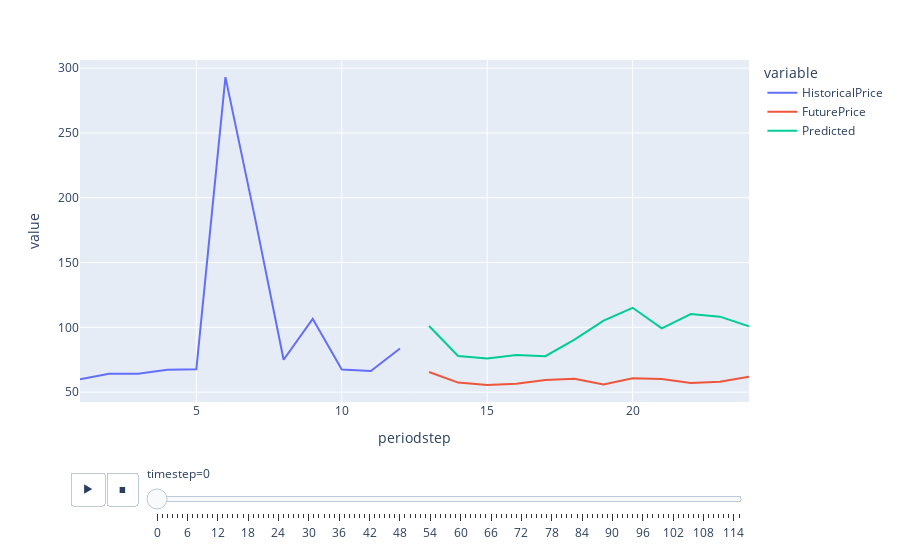

Notebook code cell kept with this figure:
### Code cell
import plotly.express as px

fig = px.line(ddf, x="periodstep", y=["HistoricalPrice", "FuturePrice", "Predicted"], animation_frame="timestep")
# fig.update_layout(height=700)  
fig.show()

### Figure 1 — Plotly figure (JSON) as saved in the notebook; plotly's stock layout.template omitted (floating-point values rounded to 4 significant figures)
{"data": [{"hovertemplate": "variable=HistoricalPrice<br>timestep=0<br>periodstep=%{x}<br>value=%{y}<extra></extra>", "legendgroup": "HistoricalPrice", "line": {"color": "#636efa", "dash": "solid"}, "marker": {"symbol": "circle"}, "mode": "lines", "name": "HistoricalPrice", "orientation": "v", "showlegend": true, "type": "scatter", "x": [1, 2, 3, 4, 5, 6, 7, 8, 9, 10, 11, 12, 13, 14, 15, 16, 17, 18, 19, 20, 21, 22, 23, 24], "xaxis": "x", "y": [59.91, 64.2, 64.15, 67.2, 67.58, 293.1, 186.2, 75, 106.6, 67.44, 66.31, 83.71, null, null, null, null, null, null, null, null, null, null, null, null], "yaxis": "y"}, {"hovertemplate": "variable=FuturePrice<br>timestep=0<br>periodstep=%{x}<br>value=%{y}<extra></extra>", "legendgroup": "FuturePrice", "line": {"color": "#EF553B", "dash": "solid"}, "marker": {"symbol": "circle"}, "mode": "lines", "name": "FuturePrice", "orientation": "v", "showlegend": true, "type": "scatter", "x": [1, 2, 3, 4, 5, 6, 7, 8, 9, 10, 11, 12, 13, 14, 15, 16, 17, 18, 19, 20, 21, 22, 23, 24], "xaxis": "x", "y": [null, null, null, null, null, null, null, null, null, null, null, null, 65.51, 57.34, 55.57, 56.42, 59.36, 60.26, 55.97, 60.71, 60.15, 57.11, 58.05, 61.79], "yaxis": "y"}, {"hovertemplate": "variable=Predicted<br>timestep=0<br>periodstep=%{x}<br>value=%{y}<extra></extra>", "legendgroup": "Predicted", "line": {"color": "#00cc96", "dash": "solid"}, "marker": {"symbol": "circle"}, "mode": "lines", "name": "Predicted", "orientation": "v", "showlegend": true, "type": "scatter", "x": [1, 2, 3, 4, 5, 6, 7, 8, 9, 10, 11, 12, 13, 14, 15, 16, 17, 18, 19, 20, 21, 22, 23, 24], "xaxis": "x", "y": [null, null, null, null, null, null, null, null, null, null, null, null, 101.0, 77.83, 76.0, 78.61, 77.77, 90.57, 105.2, 115.1, 99.14, 110.2, 108.2, 100.8], "yaxis": "y"}], "layout": {"legend": {"title": {"text": "variable"}, "tracegroupgap": 0}, "margin": {"t": 60}, "sliders": [{"active": 0, "currentvalue": {"prefix": "timestep="}, "len": 0.9, "pad": {"b": 10, "t": 60}, "steps": [{"args": [["0"], {"frame": {"duration": 0, "redraw": false}, "fromcurrent": true, "mode": "immediate", "transition": {"duration": 0, "easing": "linear"}}], "label": "0", "method": "animate"}, {"args": [["1"], {"frame": {"duration": 0, "redraw": false}, "fromcurrent": true, "mode": "immediate", "transition": {"duration": 0, "easing": "linear"}}], "label": "1", "method": "animate"}, {"args": [["2"], {"frame": {"duration": 0, "redraw": false}, "fromcurrent": true, "mode": "immediate", "transition": {"duration": 0, "easing": "linear"}}], "label": "2", "method": "animate"}, {"args": [["3"], {"frame": {"duration": 0, "redraw": false}, "fromcurrent": true, "mode": "immediate", "transition": {"duration": 0, "easing": "linear"}}], "label": "3", "method": "animate"}, {"args": [["4"], {"frame": {"duration": 0, "redraw": false}, "fromcurrent": true, "mode": "immediate", "transition": {"duration": 0, "easing": "linear"}}], "label": "4", "method": "animate"}, {"args": [["5"], {"frame": {"duration": 0, "redraw": false}, "fromcurrent": true, "mode": "immediate", "transition": {"duration": 0, "easing": "linear"}}], "label": "5", "method": "animate"}, {"args": [["6"], {"frame": {"duration": 0, "redraw": false}, "fromcurrent": true, "mode": "immediate", "transition": {"duration": 0, "easing": "linear"}}], "label": "6", "method": "animate"}, {"args": [["7"], {"frame": {"duration": 0, "redraw": false}, "fromcurrent": true, "mode": "immediate", "transition": {"duration": 0, "easing": "linear"}}], "label": "7", "method": "animate"}, {"args": [["8"], {"frame": {"duration": 0, "redraw": false}, "fromcurrent": true, "mode": "immediate", "transition": {"duration": 0, "easing": "linear"}}], "label": "8", "method": "animate"}, {"args": [["9"], {"frame": {"duration": 0, "redraw": false}, "fromcurrent": true, "mode": "immediate", "transition": {"duration": 0, "easing": "linear"}}], "label": "9", "method": "animate"}, {"args": [["10"], {"frame": {"duration": 0, "redraw": false}, "fromcurrent": true, "mode": "immediate", "transition": {"duration": 0, "easing": "linear"}}], "label": "10", "method": "animate"}, {"args": [["11"], {"frame": {"duration": 0, "redraw": false}, "fromcurrent": true, "mode": "immediate", "transition": {"duration": 0, "easing": "linear"}}], "label": "11", "method": "animate"}, {"args": [["12"], {"frame": {"duration": 0, "redraw": false}, "fromcurrent": true, "mode": "immediate", "transition": {"duration": 0, "easing": "linear"}}], "label": "12", "method": "animate"}, {"args": [["13"], {"frame": {"duration": 0, "redraw": false}, "fromcurrent": true, "mode": "immediate", "transition": {"duration": 0, "easing": "linear"}}], "label": "13", "method": "animate"}, {"args": [["14"], {"frame": {"duration": 0, "redraw": false}, "fromcurrent": true, "mode": "immediate", "transition": {"duration": 0, "easing": "linear"}}], "label": "14", "method": "animate"}, {"args": [["15"], {"frame": {"duration": 0, "redraw": false}, "fromcurrent": true, "mode": "immediate", "transition": {"duration": 0, "easing": "linear"}}], "label": "15", "method": "animate"}, {"args": [["16"], {"frame": {"duration": 0, "redraw": false}, "fromcurrent": true, "mode": "immediate", "transition": {"duration": 0, "easing": "linear"}}], "label": "16", "method": "animate"}, {"args": [["17"], {"frame": {"duration": 0, "redraw": false}, "fromcurrent": true, "mode": "immediate", "transition": {"duration": 0, "easing": "linear"}}], "label": "17", "method": "animate"}, {"args": [["18"], {"frame": {"duration": 0, "redraw": false}, "fromcurrent": true, "mode": "immediate", "transition": {"duration": 0, "easing": "linear"}}], "label": "18", "method": "animate"}, {"args": [["19"], {"frame": {"duration": 0, "redraw": false}, "fromcurrent": true, "mode": "immediate", "transition": {"duration": 0, "easing": "linear"}}], "label": "19", "method": "animate"}, {"args": [["20"], {"frame": {"duration": 0, "redraw": false}, "fromcurrent": true, "mode": "immediate", "transition": {"duration": 0, "easing": "linear"}}], "label": "20", "method": "animate"}, {"args": [["21"], {"frame": {"duration": 0, "redraw": false}, "fromcurrent": true, "mode": "immediate", "transition": {"duration": 0, "easing": "linear"}}], "label": "21", "method": "animate"}, {"args": [["22"], {"frame": {"duration": 0, "redraw": false}, "fromcurrent": true, "mode": "immediate", "transition": {"duration": 0, "easing": "linear"}}], "label": "22", "method": "animate"}, {"args": [["23"], {"frame": {"duration": 0, "redraw": false}, "fromcurrent": true, "mode": "immediate", "transition": {"duration": 0, "easing": "linear"}}], "label": "23", "method": "animate"}, {"args": [["24"], {"frame": {"duration": 0, "redraw": false}, "fromcurrent": true, "mode": "immediate", "transition": {"duration": 0, "easing": "linear"}}], "label": "24", "method": "animate"}, {"args": [["25"], {"frame": {"duration": 0, "redraw": false}, "fromcurrent": true, "mode": "immediate", "transition": {"duration": 0, "easing": "linear"}}], "label": "25", "method": "animate"}, {"args": [["26"], {"frame": {"duration": 0, "redraw": false}, "fromcurrent": true, "mode": "immediate", "transition": {"duration": 0, "easing": "linear"}}], "label": "26", "method": "animate"}, {"args": [["27"], {"frame": {"duration": 0, "redraw": false}, "fromcurrent": true, "mode": "immediate", "transition": {"duration": 0, "easing": "linear"}}], "label": "27", "method": "animate"}, {"args": [["28"], {"frame": {"duration": 0, "redraw": false}, "fromcurrent": true, "mode": "immediate", "transition": {"duration": 0, "easing": "linear"}}], "label": "28", "method": "animate"}, {"args": [["29"], {"frame": {"duration": 0, "redraw": false}, "fromcurrent": true, "mode": "immediate", "transition": {"duration": 0, "easing": "linear"}}], "label": "29", "method": "animate"}, {"args": [["30"], {"frame": {"duration": 0, "redraw": false}, "fromcurrent": true, "mode": "immediate", "transition": {"duration": 0, "easing": "linear"}}], "label": "30", "method": "animate"}, {"args": [["31"], {"frame": {"duration": 0, "redraw": false}, "fromcurrent": true, "mode": "immediate", "transition": {"duration": 0, "easing": "linear"}}], "label": "31", "method": "animate"}, {"args": [["32"], {"frame": {"duration": 0, "redraw": false}, "fromcurrent": true, "mode": "immediate", "transition": {"duration": 0, "easing": "linear"}}], "label": "32", "method": "animate"}, {"args": [["33"], {"frame": {"duration": 0, "redraw": false}, "fromcurrent": true, "mode": "immediate", "transition": {"duration": 0, "easing": "linear"}}], "label": "33", "method": "animate"}, {"args": [["34"], {"frame": {"duration": 0, "redraw": false}, "fromcurrent": true, "mode": "immediate", "transition": {"duration": 0, "easing": "linear"}}], "label": "34", "method": "animate"}, {"args": [["35"], {"frame": {"duration": 0, "redraw": false}, "fromcurrent": true, "mode": "immediate", "transition": {"duration": 0, "easing": "linear"}}], "label": "35", "method": "animate"}, {"args": [["36"], {"frame": {"duration": 0, "redraw": false}, "fromcurrent": true, "mode": "immediate", "transition": {"duration": 0, "easing": "linear"}}], "label": "36", "method": "animate"}, {"args": [["37"], {"frame": {"duration": 0, "redraw": false}, "fromcurrent": true, "mode": "immediate", "transition": {"duration": 0, "easing": "linear"}}], "label": "37", "method": "animate"}, {"args": [["38"], {"frame": {"duration": 0, "redraw": false}, "fromcurrent": true, "mode": "immediate", "transition": {"duration": 0, "easing": "linear"}}], "label": "38", "method": "animate"}, {"args": [["39"], {"frame": {"duration": 0, "redraw": false}, "fromcurrent": true, "mode": "immediate", "transition": {"duration": 0, "easing": "linear"}}], "label": "39", "method": "animate"}, {"args": [["40"], {"frame": {"duration": 0, "redraw": false}, "fromcurrent": true, "mode": "immediate", "transition": {"duration": 0, "easing": "linear"}}], "label": "40", "method": "animate"}, {"args": [["41"], {"frame": {"duration": 0, "redraw": false}, "fromcurrent": true, "mode": "immediate", "transition": {"duration": 0, "easing": "linear"}}], "label": "41", "method": "animate"}, {"args": [["42"], {"frame": {"duration": 0, "redraw": false}, "fromcurrent": true, "mode": "immediate", "transition": {"duration": 0, "easing": "linear"}}], "label": "42", "method": "animate"}, {"args": [["43"], {"frame": {"duration": 0, "redraw": false}, "fromcurrent": true, "mode": "immediate", "transition": {"duration": 0, "easing": "linear"}}], "label": "43", "method": "animate"}, {"args": [["44"], {"frame": {"duration": 0, "redraw": false}, "fromcurrent": true, "mode": "immediate", "transition": {"duration": 0, "easing": "linear"}}], "label": "44", "method": "animate"}, {"args": [["45"], {"frame": {"duration": 0, "redraw": false}, "fromcurrent": true, "mode": "immediate", "transition": {"duration": 0, "easing": "linear"}}], "label": "45", "method": "animate"}, {"args": [["46"], {"frame": {"duration": 0, "redraw": false}, "fromcurrent": true, "mode": "immediate", "transition": {"duration": 0, "easing": "linear"}}], "label": "46", "method": "animate"}, {"args": [["47"], {"frame": {"duration": 0, "redraw": false}, "fromcurrent": true, "mode": "immediate", "transition": {"duration": 0, "easing": "linear"}}], "label": "47", "method": "animate"}, {"args": [["48"], {"frame": {"duration": 0, "redraw": false}, "fromcurrent": true, "mode": "immediate", "transition": {"duration": 0, "easing": "linear"}}], "label": "48", "method": "animate"}, {"args": [["49"], {"frame": {"duration": 0, "redraw": false}, "fromcurrent": true, "mode": "immediate", "transition": {"duration": 0, "easing": "linear"}}], "label": "49", "method": "animate"}, {"args": [["50"], {"frame": {"duration": 0, "redraw": false}, "fromcurrent": true, "mode": "immediate", "transition": {"duration": 0, "easing": "linear"}}], "label": "50", "method": "animate"}, {"args": [["51"], {"frame": {"duration": 0, "redraw": false}, "fromcurrent": true, "mode": "immediate", "transition": {"duration": 0, "easing": "linear"}}], "label": "51", "method": "animate"}, {"args": [["52"], {"frame": {"duration": 0, "redraw": false}, "fromcurrent": true, "mode": "immediate", "transition": {"duration": 0, "easing": "linear"}}], "label": "52", "method": "animate"}, {"args": [["53"], {"frame": {"duration": 0, "redraw": false}, "fromcurrent": true, "mode": "immediate", "transition": {"duration": 0, "easing": "linear"}}], "label": "53", "method": "animate"}, {"args": [["54"], {"frame": {"duration": 0, "redraw": false}, "fromcurrent": true, "mode": "immediate", "transition": {"duration": 0, "easing": "linear"}}], "label": "54", "method": "animate"}, {"args": [["55"], {"frame": {"duration": 0, "redraw": false}, "fromcurrent": true, "mode": "immediate", "transition": {"duration": 0, "easing": "linear"}}], "label": "55", "method": "animate"}, {"args": [["56"], {"frame": {"duration": 0, "redraw": false}, "fromcurrent": true, "mode": "immediate", "transition": {"duration": 0, "easing": "linear"}}], "label": "56", "method": "animate"}, {"args": [["57"], {"frame": {"duration": 0, "redraw": false}, "fromcurrent": true, "mode": "immediate", "transition": {"duration": 0, "easing": "linear"}}], "label": "57", "method": "animate"}, {"args": [["58"], {"frame": {"duration": 0, "redraw": false}, "fromcurrent": true, "mode": "immediate", "transition": {"duration": 0, "easing": "linear"}}], "label": "58", "method": "animate"}, {"args": [["59"], {"frame": {"duration": 0, "redraw": false}, "fromcurrent": true, "mode": "immediate", "transition": {"duration": 0, "easing": "linear"}}], "label": "59", "method": "animate"}, {"args": [["60"], {"frame": {"duration": 0, "redraw": false}, "fromcurrent": true, "mode": "immediate", "transition": {"duration": 0, "easing": "linear"}}], "label": "60", "method": "animate"}, {"args": [["61"], {"frame": {"duration": 0, "redraw": false}, "fromcurrent": true, "mode": "immediate", "transition": {"duration": 0, "easing": "linear"}}], "label": "61", "method": "animate"}, {"args": [["62"], {"frame": {"duration": 0, "redraw": false}, "fromcurrent": true, "mode": "immediate", "transition": {"duration": 0, "easing": "linear"}}], "label": "62", "method": "animate"}, {"args": [["63"], {"frame": {"duration": 0, "redraw": false}, "fromcurrent": true, "mode": "immediate", "transition": {"duration": 0, "easing": "linear"}}], "label": "63", "method": "animate"}, {"args": [["64"], {"frame": {"duration": 0, "redraw": false}, "fromcurrent": true, "mode": "immediate", "transition": {"duration": 0, "easing": "linear"}}], "label": "64", "method": "animate"}, {"args": [["65"], {"frame": {"duration": 0, "redraw": false}, "fromcurrent": true, "mode": "immediate", "transition": {"duration": 0, "easing": "linear"}}], "label": "65", "method": "animate"}, {"args": [["66"], {"frame": {"duration": 0, "redraw": false}, "fromcurrent": true, "mode": "immediate", "transition": {"duration": 0, "easing": "linear"}}], "label": "66", "method": "animate"}, {"args": [["67"], {"frame": {"duration": 0, "redraw": false}, "fromcurrent": true, "mode": "immediate", "transition": {"duration": 0, "easing": "linear"}}], "label": "67", "method": "animate"}, {"args": [["68"], {"frame": {"duration": 0, "redraw": false}, "fromcurrent": true, "mode": "immediate", "transition": {"duration": 0, "easing": "linear"}}], "label": "68", "method": "animate"}, {"args": [["69"], {"frame": {"duration": 0, "redraw": false}, "fromcurrent": true, "mode": "immediate", "transition": {"duration": 0, "easing": "linear"}}], "label": "69", "method": "animate"}, {"args": [["70"], {"frame": {"duration": 0, "redraw": false}, "fromcurrent": true, "mode": "immediate", "transition": {"duration": 0, "easing": "linear"}}], "label": "70", "method": "animate"}, {"args": [["71"], {"frame": {"duration": 0, "redraw": false}, "fromcurrent": true, "mode": "immediate", "transition": {"duration": 0, "easing": "linear"}}], "label": "71", "method": "animate"}, {"args": [["72"], {"frame": {"duration": 0, "redraw": false}, "fromcurrent": true, "mode": "immediate", "transition": {"duration": 0, "easing": "linear"}}], "label": "72", "method": "animate"}, {"args": [["73"], {"frame": {"duration": 0, "redraw": false}, "fromcurrent": true, "mode": "immediate", "transition": {"duration": 0, "easing": "linear"}}], "label": "73", "method": "animate"}, {"args": [["74"], {"frame": {"duration": 0, "redraw": false}, "fromcurrent": true, "mode": "immediate", "transition": {"duration": 0, "easing": "linear"}}], "label": "74", "method": "animate"}, {"args": [["75"], {"frame": {"duration": 0, "redraw": false}, "fromcurrent": true, "mode": "immediate", "transition": {"duration": 0, "easing": "linear"}}], "label": "75", "method": "animate"}, {"args": [["76"], {"frame": {"duration": 0, "redraw": false}, "fromcurrent": true, "mode": "immediate", "transition": {"duration": 0, "easing": "linear"}}], "label": "76", "method": "animate"}, {"args": [["77"], {"frame": {"duration": 0, "redraw": false}, "fromcurrent": true, "mode": "immediate", "transition": {"duration": 0, "easing": "linear"}}], "label": "77", "method": "animate"}, {"args": [["78"], {"frame": {"duration": 0, "redraw": false}, "fromcurrent": true, "mode": "immediate", "transition": {"duration": 0, "easing": "linear"}}], "label": "78", "method": "animate"}, {"args": [["79"], {"frame": {"duration": 0, "redraw": false}, "fromcurrent": true, "mode": "immediate", "transition": {"duration": 0, "easing": "linear"}}], "label": "79", "method": "animate"}, {"args": [["80"], {"frame": {"duration": 0, "redraw": false}, "fromcurrent": true, "mode": "immediate", "transition": {"duration": 0, "easing": "linear"}}], "label": "80", "method": "animate"}, {"args": [["81"], {"frame": {"duration": 0, "redraw": false}, "fromcurrent": true, "mode": "immediate", "transition": {"duration": 0, "easing": "linear"}}], "label": "81", "method": "animate"}, {"args": [["82"], {"frame": {"duration": 0, "redraw": false}, "fromcurrent": true, "mode": "immediate", "transition": {"duration": 0, "easing": "linear"}}], "label": "82", "method": "animate"}, {"args": [["83"], {"frame": {"duration": 0, "redraw": false}, "fromcurrent": true, "mode": "immediate", "transition": {"duration": 0, "easing": "linear"}}], "label": "83", "method": "animate"}, {"args": [["84"], {"frame": {"duration": 0, "redraw": false}, "fromcurrent": true, "mode": "immediate", "transition": {"duration": 0, "easing": "linear"}}], "label": "84", "method": "animate"}, {"args": [["85"], {"frame": {"duration": 0, "redraw": false}, "fromcurrent": true, "mode": "immediate", "transition": {"duration": 0, "easing": "linear"}}], "label": "85", "method": "animate"}, {"args": [["86"], {"frame": {"duration": 0, "redraw": false}, "fromcurrent": true, "mode": "immediate", "transition": {"duration": 0, "easing": "linear"}}], "label": "86", "method": "animate"}, {"args": [["87"], {"frame": {"duration": 0, "redraw": false}, "fromcurrent": true, "mode": "immediate", "transition": {"duration": 0, "easing": "linear"}}], "label": "87", "method": "animate"}, {"args": [["88"], {"frame": {"duration": 0, "redraw": false}, "fromcurrent": true, "mode": "immediate", "transition": {"duration": 0, "easing": "linear"}}], "label": "88", "method": "animate"}, {"args": [["89"], {"frame": {"duration": 0, "redraw": false}, "fromcurrent": true, "mode": "immediate", "transition": {"duration": 0, "easing": "linear"}}], "label": "89", "method": "animate"}, {"args": [["90"], {"frame": {"duration": 0, "redraw": false}, "fromcurrent": true, "mode": "immediate", "transition": {"duration": 0, "easing": "linear"}}], "label": "90", "method": "animate"}, {"args": [["91"], {"frame": {"duration": 0, "redraw": false}, "fromcurrent": true, "mode": "immediate", "transition": {"duration": 0, "easing": "linear"}}], "label": "91", "method": "animate"}, {"args": [["92"], {"frame": {"duration": 0, "redraw": false}, "fromcurrent": true, "mode": "immediate", "transition": {"duration": 0, "easing": "linear"}}], "label": "92", "method": "animate"}, {"args": [["93"], {"frame": {"duration": 0, "redraw": false}, "fromcurrent": true, "mode": "immediate", "transition": {"duration": 0, "easing": "linear"}}], "label": "93", "method": "animate"}, {"args": [["94"], {"frame": {"duration": 0, "redraw": false}, "fromcurrent": true, "mode": "immediate", "transition": {"duration": 0, "easing": "linear"}}], "label": "94", "method": "animate"}, {"args": [["95"], {"frame": {"duration": 0, "redraw": false}, "fromcurrent": true, "mode": "immediate", "transition": {"duration": 0, "easing": "linear"}}], "label": "95", "method": "animate"}, {"args": [["96"], {"frame": {"duration": 0, "redraw": false}, "fromcurrent": true, "mode": "immediate", "transition": {"duration": 0, "easing": "linear"}}], "label": "96", "method": "animate"}, {"args": [["97"], {"frame": {"duration": 0, "redraw": false}, "fromcurrent": true, "mode": "immediate", "transition": {"duration": 0, "easing": "linear"}}], "label": "97", "method": "animate"}, {"args": [["98"], {"frame": {"duration": 0, "redraw": false}, "fromcurrent": true, "mode": "immediate", "transition": {"duration": 0, "easing": "linear"}}], "label": "98", "method": "animate"}, {"args": [["99"], {"frame": {"duration": 0, "redraw": false}, "fromcurrent": true, "mode": "immediate", "transition": {"duration": 0, "easing": "linear"}}], "label": "99", "method": "animate"}, {"args": [["100"], {"frame": {"duration": 0, "redraw": false}, "fromcurrent": true, "mode": "immediate", "transition": {"duration": 0, "easing": "linear"}}], "label": "100", "method": "animate"}, {"args": [["101"], {"frame": {"duration": 0, "redraw": false}, "fromcurrent": true, "mode": "immediate", "transition": {"duration": 0, "easing": "linear"}}], "label": "101", "method": "animate"}, {"args": [["102"], {"frame": {"duration": 0, "redraw": false}, "fromcurrent": true, "mode": "immediate", "transition": {"duration": 0, "easing": "linear"}}], "label": "102", "method": "animate"}, {"args": [["103"], {"frame": {"duration": 0, "redraw": false}, "fromcurrent": true, "mode": "immediate", "transition": {"duration": 0, "easing": "linear"}}], "label": "103", "method": "animate"}, {"args": [["104"], {"frame": {"duration": 0, "redraw": false}, "fromcurrent": true, "mode": "immediate", "transition": {"duration": 0, "easing": "linear"}}], "label": "104", "method": "animate"}, {"args": [["105"], {"frame": {"duration": 0, "redraw": false}, "fromcurrent": true, "mode": "immediate", "transition": {"duration": 0, "easing": "linear"}}], "label": "105", "method": "animate"}, {"args": [["106"], {"frame": {"duration": 0, "redraw": false}, "fromcurrent": true, "mode": "immediate", "transition": {"duration": 0, "easing": "linear"}}], "label": "106", "method": "animate"}, {"args": [["107"], {"frame": {"duration": 0, "redraw": false}, "fromcurrent": true, "mode": "immediate", "transition": {"duration": 0, "easing": "linear"}}], "label": "107", "method": "animate"}, {"args": [["108"], {"frame": {"duration": 0, "redraw": false}, "fromcurrent": true, "mode": "immediate", "transition": {"duration": 0, "easing": "linear"}}], "label": "108", "method": "animate"}, {"args": [["109"], {"frame": {"duration": 0, "redraw": false}, "fromcurrent": true, "mode": "immediate", "transition": {"duration": 0, "easing": "linear"}}], "label": "109", "method": "animate"}, {"args": [["110"], {"frame": {"duration": 0, "redraw": false}, "fromcurrent": true, "mode": "immediate", "transition": {"duration": 0, "easing": "linear"}}], "label": "110", "method": "animate"}, {"args": [["111"], {"frame": {"duration": 0, "redraw": false}, "fromcurrent": true, "mode": "immediate", "transition": {"duration": 0, "easing": "linear"}}], "label": "111", "method": "animate"}, {"args": [["112"], {"frame": {"duration": 0, "redraw": false}, "fromcurrent": true, "mode": "immediate", "transition": {"duration": 0, "easing": "linear"}}], "label": "112", "method": "animate"}, {"args": [["113"], {"frame": {"duration": 0, "redraw": false}, "fromcurrent": true, "mode": "immediate", "transition": {"duration": 0, "easing": "linear"}}], "label": "113", "method": "animate"}, {"args": [["114"], {"frame": {"duration": 0, "redraw": false}, "fromcurrent": true, "mode": "immediate", "transition": {"duration": 0, "easing": "linear"}}], "label": "114", "method": "animate"}, {"args": [["115"], {"frame": {"duration": 0, "redraw": false}, "fromcurrent": true, "mode": "immediate", "transition": {"duration": 0, "easing": "linear"}}], "label": "115", "method": "animate"}], "x": 0.1, "xanchor": "left", "y": 0, "yanchor": "top"}], "updatemenus": [{"buttons": [{"args": [null, {"frame": {"duration": 500, "redraw": false}, "fromcurrent": true, "mode": "immediate", "transition": {"duration": 500, "easing": "linear"}}], "label": "&#9654;", "method": "animate"}, {"args": [[null], {"frame": {"duration": 0, "redraw": false}, "fromcurrent": true, "mode": "immediate", "transition": {"duration": 0, "easing": "linear"}}], "label": "&#9724;", "method": "animate"}], "direction": "left", "pad": {"r": 10, "t": 70}, "showactive": false, "type": "buttons", "x": 0.1, "xanchor": "right", "y": 0, "yanchor": "top"}], "xaxis": {"anchor": "y", "domain": [0, 1], "title": {"text": "periodstep"}}, "yaxis": {"anchor": "x", "domain": [0, 1], "title": {"text": "value"}}}}
